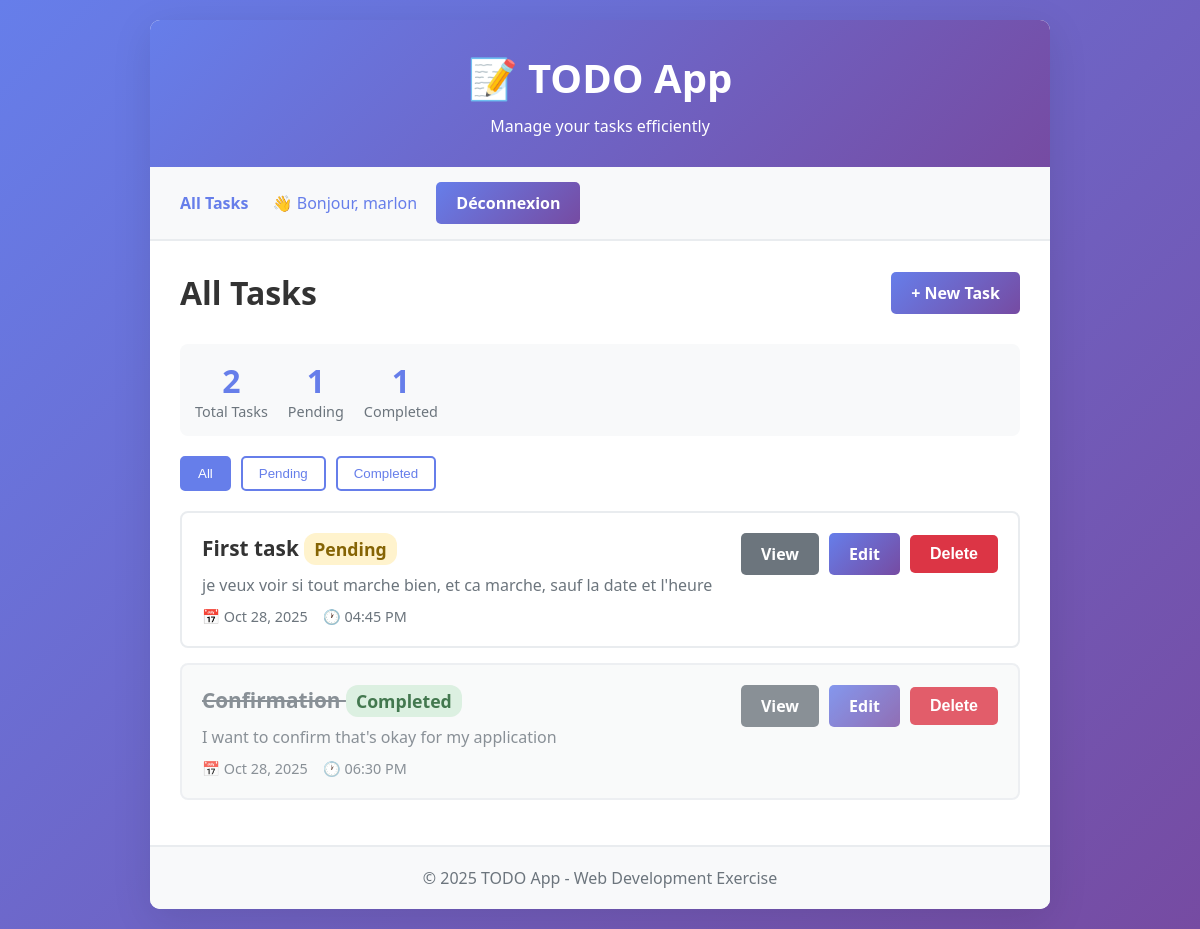
Page /tasks/ (signed in) on the committed database.
### todo_app/models.py (models this page shows, shortened)
class Task(models.Model):
    title = models.CharField(max_length=200)
    description = models.TextField(blank=True, null=True)
    due_date = models.DateField(blank=True, null=True)
    due_time = models.TimeField(blank=True, null=True)
    completed = models.BooleanField(default=False)
    user = models.ForeignKey(User,on_delete=models.CASCADE)

### todo_app/views.py (the view)
# urls.py: path('', views.task_list, name='task_list'),
def task_list(request):
    if not request.user.is_authenticated:
        return redirect("login")
    tasks = Task.objects.filter(user=request.user)
    return render(request, 'task_list.html', {'tasks': tasks})

### todo_app/templates/task_list.html (shortened to what this page needs)
{% extends 'base.html' %}
       {% block extra_navi %}
        <nav>
            <a href="{% url 'task_list' %}">All Tasks</a>
        <span style="margin-left: auto;">
            <span style="color: #667eea; margin-right: 15px;">
                👋 Bonjour, {{ user.username }}
            </span>
        </span>
        <a href="{% url 'logout' %}" class="btn btn-primary">Déconnexion</a>
        </nav>
        {% endblock %}
{% block content %}
<div class="task-header">
    <h2>All Tasks</h2>
    <a href="{% url 'task_create' %}" class="btn btn-primary">+ New Task</a>
</div>
<div class="task-stats">
    <div class="stat-item">
        <div class="stat-number" id="total-tasks">{{ tasks|length }}</div>
        <div class="stat-label">Total Tasks</div>
    </div>
    <div class="stat-item">
        <div class="stat-number" id="pending-tasks">0</div>
        <div class="stat-label">Pending</div>
    </div>
    <div class="stat-item">
        <div class="stat-number" id="completed-tasks">0</div>
        <div class="stat-label">Completed</div>
    </div>
</div>
<div class="filter-buttons">
    <button class="filter-btn active" data-filter="all">All</button>
    <button class="filter-btn" data-filter="pending">Pending</button>
    <button class="filter-btn" data-filter="completed">Completed</button>
</div>
{% if tasks %}
    <ul class="task-list">
        {% for task in tasks %}
        <li class="task-item {% if task.completed %}completed{% endif %}" data-status="{% if task.completed %}completed{% else %}pending{% endif %}">
            <div class="task-content">
                <div class="task-info">
                    <div class="task-title">
                        {{ task.title }}
                        <span class="badge {% if task.completed %}badge-completed{% else %}badge-pending{% endif %}">
                            {% if task.completed %}Completed{% else %}Pending{% endif %}
                        </span>
                    </div>
                    {% if task.description %}
                    <div class="task-description">{{ task.description }}</div>
                    {% endif %}
                    <div class="task-meta">
                        {% if task.due_date %}
                        <span>📅 {{ task.due_date|date:"M d, Y" }}</span>
                        {% endif %}
                        {% if task.due_time %}
                        <span>🕐 {{ task.due_time|time:"h:i A" }}</span>
                        {% endif %}
                    </div>
                </div>
                <div class="task-actions">
                    <a href="{% url 'task_detail' task.id %}" class="btn btn-secondary">View</a>
                    <a href="{% url 'task_update' task.id %}" class="btn btn-primary">Edit</a>
                    <form method="post" action="{% url 'task_delete' task.id %}" style="display: inline;" onsubmit="return confirm('Are you sure you want to delete this task?');">
                        <button type="submit" class="btn btn-danger">Delete</button>
                    </form>
                </div>
            </div>
        </li>
        {% endfor %}
    </ul>
{% endif %}
{% endblock %}

### todo_app/templates/base.html (shortened to what this page needs)
<!DOCTYPE html>
<html lang="en">
<head>
</head>
<body>
    <div class="container">
        <header>
            <h1>📝 TODO App</h1>
            <p>Manage your tasks efficiently</p>
        </header>
       {% block extra_navi %}
        {% endblock %}
        <div class="content">
            {% block content %}{% endblock %}
        </div>
        <footer>
            <p>&copy; 2025 TODO App - Web Development Exercise</p>
        </footer>
    </div>
</body>
</html>

### todo_app/templates/base.html (style rules this page uses)
* { margin: 0; padding: 0; box-sizing: border-box; }
body { font-family: 'Segoe UI', Tahoma, Geneva, Verdana, sans-serif; background: linear-gradient(135deg, #667eea 0%, #764ba2 100%); min-height: 100vh; padding: 20px; }
.container { max-width: 900px; margin: 0 auto; background: white; border-radius: 10px; box-shadow: 0 10px 40px rgba(0, 0, 0, 0.1); overflow: hidden; }
header { background: linear-gradient(135deg, #667eea 0%, #764ba2 100%); color: white; padding: 30px; text-align: center; }
header h1 { font-size: 2.5em; margin-bottom: 10px; }
nav { background: #f8f9fa; padding: 15px 30px; border-bottom: 2px solid #e9ecef; }
nav a { color: #667eea; text-decoration: none; margin-right: 20px; font-weight: 600; transition: color 0.3s; }
.content { padding: 30px; }
.btn { display: inline-block; padding: 10px 20px; border: none; border-radius: 5px; cursor: pointer; text-decoration: none; font-size: 16px; transition: all 0.3s; font-weight: 600; }
.btn-primary { background: linear-gradient(135deg, #667eea 0%, #764ba2 100%); color: white; }
.btn-secondary { background: #6c757d; color: white; }
.btn-danger { background: #dc3545; color: white; }
footer { background: #f8f9fa; padding: 20px; text-align: center; color: #6c757d; border-top: 2px solid #e9ecef; }

### todo_app/templates/task_list.html (style rules this page uses)
.task-header { display: flex; justify-content: space-between; align-items: center; margin-bottom: 30px; }
.task-header h2 { color: #333; font-size: 2em; }
.task-stats { display: flex; gap: 20px; margin-bottom: 20px; padding: 15px; background: #f8f9fa; border-radius: 8px; }
.stat-item { text-align: center; }
.stat-number { font-size: 2em; font-weight: bold; color: #667eea; }
.stat-label { color: #6c757d; font-size: 0.9em; }
.filter-buttons { margin-bottom: 20px; display: flex; gap: 10px; }
.filter-btn { padding: 8px 16px; border: 2px solid #667eea; background: white; color: #667eea; border-radius: 5px; cursor: pointer; transition: all 0.3s; }
.filter-btn:hover, .filter-btn.active { background: #667eea; color: white; }
.task-list { list-style: none; }
.task-item { background: white; border: 2px solid #e9ecef; border-radius: 8px; padding: 20px; margin-bottom: 15px; transition: all 0.3s; }
.task-item.completed { background: #f8f9fa; opacity: 0.8; }
.task-item.completed .task-title { text-decoration: line-through; color: #6c757d; }
.task-content { display: flex; align-items: start; gap: 15px; }
.task-info { flex: 1; }
.task-title { font-size: 1.3em; color: #333; margin-bottom: 8px; font-weight: 600; }
.task-description { color: #6c757d; margin-bottom: 10px; line-height: 1.5; }
.task-meta { display: flex; gap: 15px; font-size: 0.9em; color: #6c757d; }
.task-meta span { display: flex; align-items: center; gap: 5px; }
.task-actions { display: flex; gap: 10px; align-items: center; }
.badge { display: inline-block; padding: 4px 10px; border-radius: 12px; font-size: 0.85em; font-weight: 600; }
.badge-completed { background: #d4edda; color: #155724; }
.badge-pending { background: #fff3cd; color: #856404; }

### rows in the picture
Task: title "First task", completed "Pending", description "je veux voir si tout marche bien, et ca marche, sauf la date et l'heure", due_date "Oct 28, 2025", due_time "04:45 PM"
Task: title "Confirmation", completed "Completed", description "I want to confirm that's okay for my application", due_date "Oct 28, 2025", due_time "06:30 PM"

### other values in the picture
{{ user.username }} "marlon"
{{ tasks|length }} "2"
